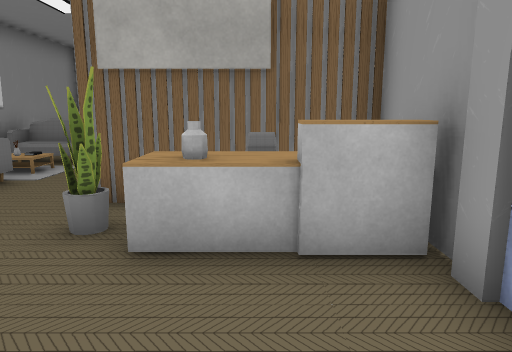
[1] (above)

12 first-person views from a walk through a Unity game level. The camera is 1.4 m above the floor, tilts 10° down and sees 70° across. Doors are open. The floor is counted in squares, 1 m on a side. Each view is taken from the middle of a square. On the plan, view 1 faces up. The plan holds only what a view shows up to about 16 squares ahead; the rest is blank. Some animated figures are left out. Some surface patterns are stand-ins.

[2]
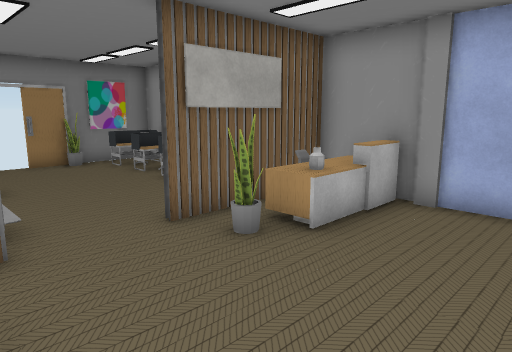

[3]
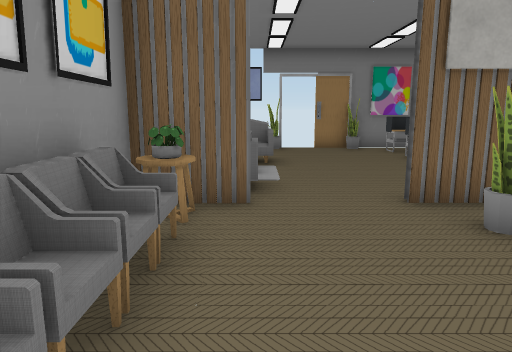

[4]
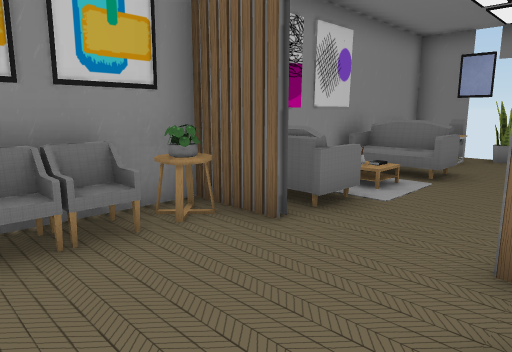

[5]
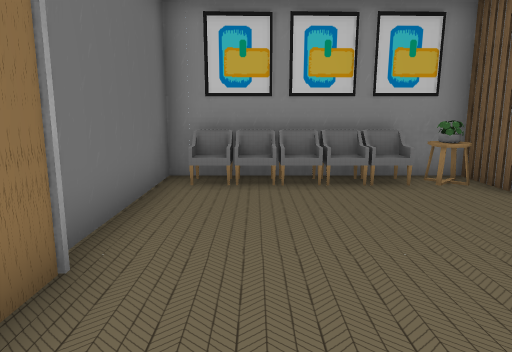

[6]
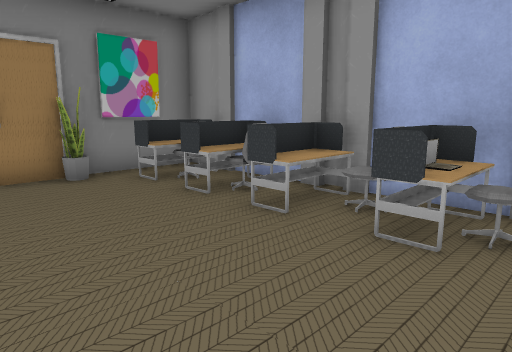

[7]
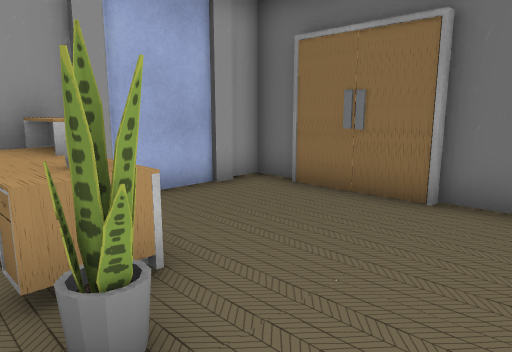

[8]
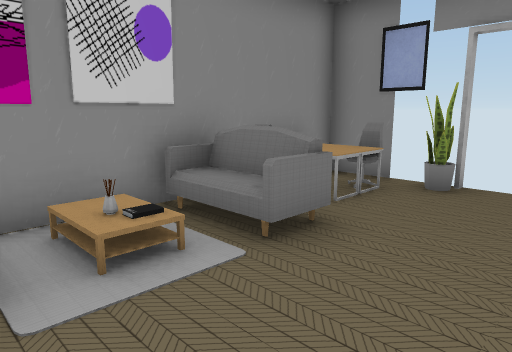

[9]
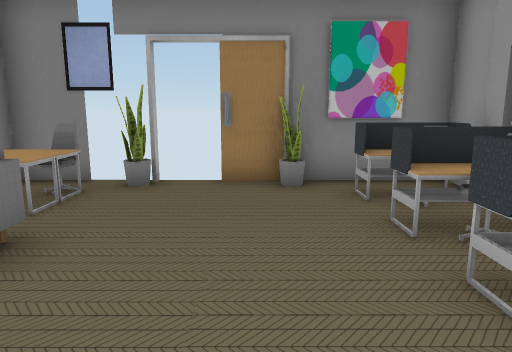

[10]
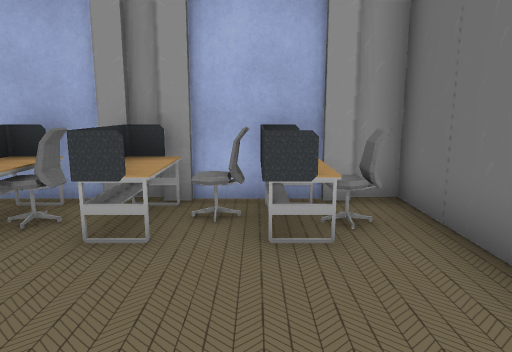

[11]
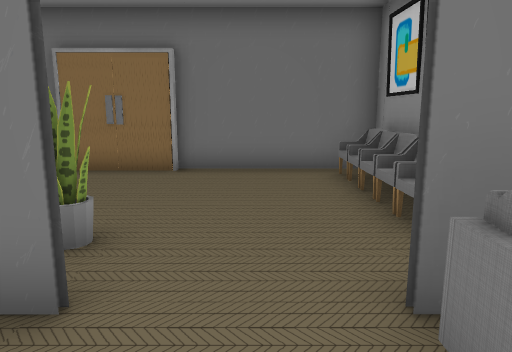

[12]
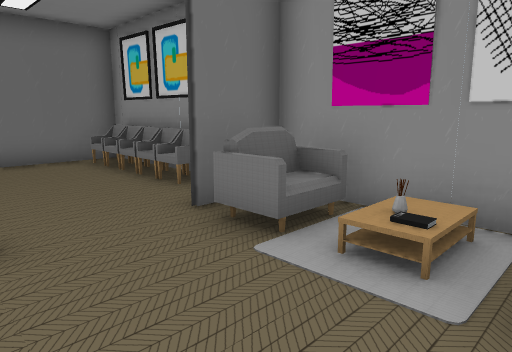

### Floor plan
Points are (right, up) in squares from view 1. A wall is a line through its corners. A room is listed if a view was taken in it or the views show most of it. See-through windows are left out.
Room 1 (views 1, 2, 3, 4, 5, 6, 7, 8, 9, 10, 11, 12)
walls: (-2.8, 5.7) (-2.1, 5.7); (-5, 5.6) (-5.6, 5.6); (-0.9, 5.7) (1.9, 5.7); (-5.5, 5.7) (-5, 5.7); (-6.9, 5.6) (-6.9, -0.9) (-2, -0.9); (1.9, 5.5) (-2.7, 5.5); (-1.5, 14.3) (-2.7, 14.3); (-2.2, -0.7) (0.7, -0.7); (1.9, 13.1) (1.9, 14.3) (0.4, 14.3); (-6.9, 14.3) (-6.9, 7.5); (0.7, -0.9) (1.8, -0.9) (1.8, 13)
low walls: (-5.9, 4) (-5.9, 1.6); (-6.5, 3.9) (-6.5, -0.3); (-6.6, 3.3) (-5.9, 3.3); (-5.9, 1.4) (-5.9, 0.5)
ways out: open door at (-3, 14)
objects: other object (-7, 7); table (-6, 5); other object (-6, 6); other object (-6, 7) to (-5, 7); sofa (-6, 10) to (-5, 11); desk (-6, 12) to (-5, 12); desk (-6, 13) to (-5, 13); other object (-6, 14) to (-5, 14); other object (-5, 5); other object (-4, 14); other object (-2, 4); other object (-1, 4); other object (-1, 14); other object (0, 3) to (1, 4); other object (0, 5); other object (0, 7) to (1, 8); desk (0, 8); desk (0, 9) to (1, 10); desk (0, 11) to (1, 12); desk (0, 13) to (1, 13); other object (0, 14)

Where each view was taken, in squares from view 1:
view 1: 0 up, 0 right, facing up
view 2: 0 up, 6 left, facing up-right
view 3: 0 up, 5 left, facing up
view 4: 2 up, 2 left, facing up-left
view 5: 1 up, 1 right, facing left
view 6: 6 up, 4 left, facing up-right
view 7: 5 up, 4 left, facing down-right
view 8: 7 up, 2 left, facing up-left
view 9: 7 up, 2 left, facing up
view 10: 8 up, 4 left, facing right
view 11: 8 up, 4 left, facing down
view 12: 10 up, 2 left, facing down-left
